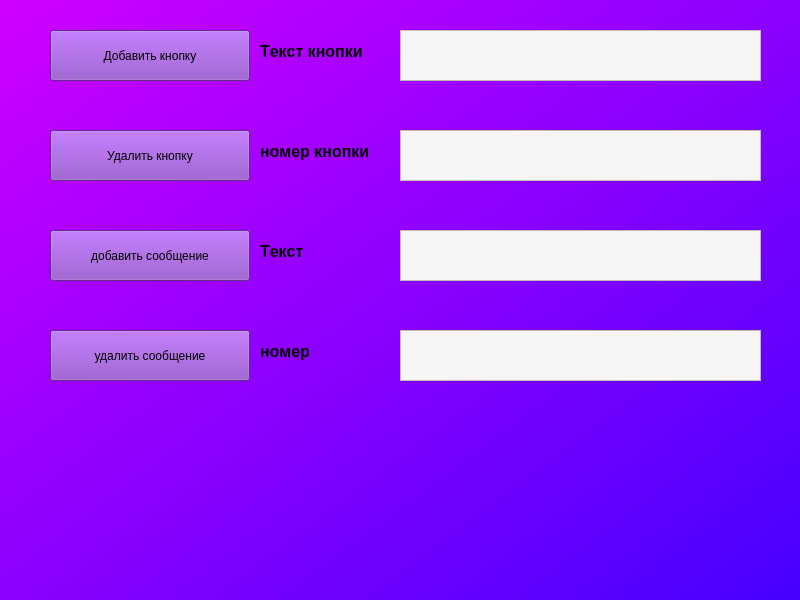
<?xml version="1.0" encoding="UTF-8"?>
<ui version="4.0">
 <class>MainWindow</class>
 <widget class="QMainWindow" name="MainWindow">
  <property name="geometry">
   <rect>
    <x>0</x>
    <y>0</y>
    <width>800</width>
    <height>600</height>
   </rect>
  </property>
  <property name="windowTitle">
   <string>MainWindow</string>
  </property>
  <property name="styleSheet">
   <string notr="true">QWidget{
background-color: qlineargradient(spread:pad, x1:0, y1:0, x2:1, y2:1, stop:0 rgba(207, 0, 255, 255), stop:1 rgba(70, 0, 255, 255));
}</string>
  </property>
  <widget class="QWidget" name="centralwidget">
   <widget class="QPushButton" name="pushButton">
    <property name="geometry">
     <rect>
      <x>50</x>
      <y>30</y>
      <width>200</width>
      <height>51</height>
     </rect>
    </property>
    <property name="styleSheet">
     <string notr="true">background-color: rgb(135, 64, 191);
</string>
    </property>
    <property name="text">
     <string>Добавить кнопку</string>
    </property>
   </widget>
   <widget class="QPushButton" name="pushButton_2">
    <property name="geometry">
     <rect>
      <x>50</x>
      <y>130</y>
      <width>200</width>
      <height>51</height>
     </rect>
    </property>
    <property name="styleSheet">
     <string notr="true">background-color: rgb(135, 64, 191);</string>
    </property>
    <property name="text">
     <string>Удалить кнопку</string>
    </property>
   </widget>
   <widget class="QPushButton" name="pushButton_3">
    <property name="geometry">
     <rect>
      <x>50</x>
      <y>230</y>
      <width>200</width>
      <height>51</height>
     </rect>
    </property>
    <property name="styleSheet">
     <string notr="true">background-color: rgb(135, 64, 191);
</string>
    </property>
    <property name="text">
     <string>добавить сообщение</string>
    </property>
   </widget>
   <widget class="QPushButton" name="pushButton_4">
    <property name="geometry">
     <rect>
      <x>50</x>
      <y>330</y>
      <width>200</width>
      <height>51</height>
     </rect>
    </property>
    <property name="styleSheet">
     <string notr="true">background-color: rgb(135, 64, 191);</string>
    </property>
    <property name="text">
     <string>удалить сообщение</string>
    </property>
   </widget>
   <widget class="QLabel" name="label_2">
    <property name="geometry">
     <rect>
      <x>260</x>
      <y>30</y>
      <width>131</width>
      <height>43</height>
     </rect>
    </property>
    <property name="font">
     <font>
      <pointsize>12</pointsize>
      <weight>75</weight>
      <bold>true</bold>
      <underline>false</underline>
      <stylestrategy>PreferAntialias</stylestrategy>
      <kerning>false</kerning>
     </font>
    </property>
    <property name="focusPolicy">
     <enum>Qt::NoFocus</enum>
    </property>
    <property name="styleSheet">
     <string notr="true">color: black;
background-color: none;</string>
    </property>
    <property name="text">
     <string>Текст кнопки</string>
    </property>
    <property name="margin">
     <number>10</number>
    </property>
   </widget>
   <widget class="QTextEdit" name="textEdit">
    <property name="geometry">
     <rect>
      <x>400</x>
      <y>30</y>
      <width>361</width>
      <height>51</height>
     </rect>
    </property>
    <property name="styleSheet">
     <string notr="true">background-color: rgb(246, 245, 244);</string>
    </property>
   </widget>
   <widget class="QTextEdit" name="textEdit_2">
    <property name="geometry">
     <rect>
      <x>400</x>
      <y>130</y>
      <width>361</width>
      <height>51</height>
     </rect>
    </property>
    <property name="styleSheet">
     <string notr="true">background-color: rgb(246, 245, 244);</string>
    </property>
   </widget>
   <widget class="QLabel" name="label_3">
    <property name="geometry">
     <rect>
      <x>260</x>
      <y>130</y>
      <width>131</width>
      <height>43</height>
     </rect>
    </property>
    <property name="font">
     <font>
      <pointsize>12</pointsize>
      <weight>75</weight>
      <bold>true</bold>
      <underline>false</underline>
      <stylestrategy>PreferAntialias</stylestrategy>
      <kerning>false</kerning>
     </font>
    </property>
    <property name="focusPolicy">
     <enum>Qt::NoFocus</enum>
    </property>
    <property name="styleSheet">
     <string notr="true">color: black;
background-color: none;</string>
    </property>
    <property name="text">
     <string>номер кнопки</string>
    </property>
    <property name="margin">
     <number>10</number>
    </property>
   </widget>
   <widget class="QLabel" name="label_4">
    <property name="geometry">
     <rect>
      <x>260</x>
      <y>230</y>
      <width>131</width>
      <height>43</height>
     </rect>
    </property>
    <property name="font">
     <font>
      <pointsize>12</pointsize>
      <weight>75</weight>
      <bold>true</bold>
      <underline>false</underline>
      <stylestrategy>PreferAntialias</stylestrategy>
      <kerning>false</kerning>
     </font>
    </property>
    <property name="focusPolicy">
     <enum>Qt::NoFocus</enum>
    </property>
    <property name="styleSheet">
     <string notr="true">color: black;
background-color: none;</string>
    </property>
    <property name="text">
     <string>Текст </string>
    </property>
    <property name="margin">
     <number>10</number>
    </property>
   </widget>
   <widget class="QTextEdit" name="textEdit_3">
    <property name="geometry">
     <rect>
      <x>400</x>
      <y>230</y>
      <width>361</width>
      <height>51</height>
     </rect>
    </property>
    <property name="styleSheet">
     <string notr="true">background-color: rgb(246, 245, 244);</string>
    </property>
   </widget>
   <widget class="QLabel" name="label_5">
    <property name="geometry">
     <rect>
      <x>260</x>
      <y>330</y>
      <width>131</width>
      <height>43</height>
     </rect>
    </property>
    <property name="font">
     <font>
      <pointsize>12</pointsize>
      <weight>75</weight>
      <bold>true</bold>
      <underline>false</underline>
      <stylestrategy>PreferAntialias</stylestrategy>
      <kerning>false</kerning>
     </font>
    </property>
    <property name="focusPolicy">
     <enum>Qt::NoFocus</enum>
    </property>
    <property name="styleSheet">
     <string notr="true">color: black;
background-color: none;</string>
    </property>
    <property name="text">
     <string>номер</string>
    </property>
    <property name="margin">
     <number>10</number>
    </property>
   </widget>
   <widget class="QTextEdit" name="textEdit_4">
    <property name="geometry">
     <rect>
      <x>400</x>
      <y>330</y>
      <width>361</width>
      <height>51</height>
     </rect>
    </property>
    <property name="styleSheet">
     <string notr="true">background-color: rgb(246, 245, 244);</string>
    </property>
   </widget>
  </widget>
 </widget>
 <resources/>
 <connections/>
</ui>
